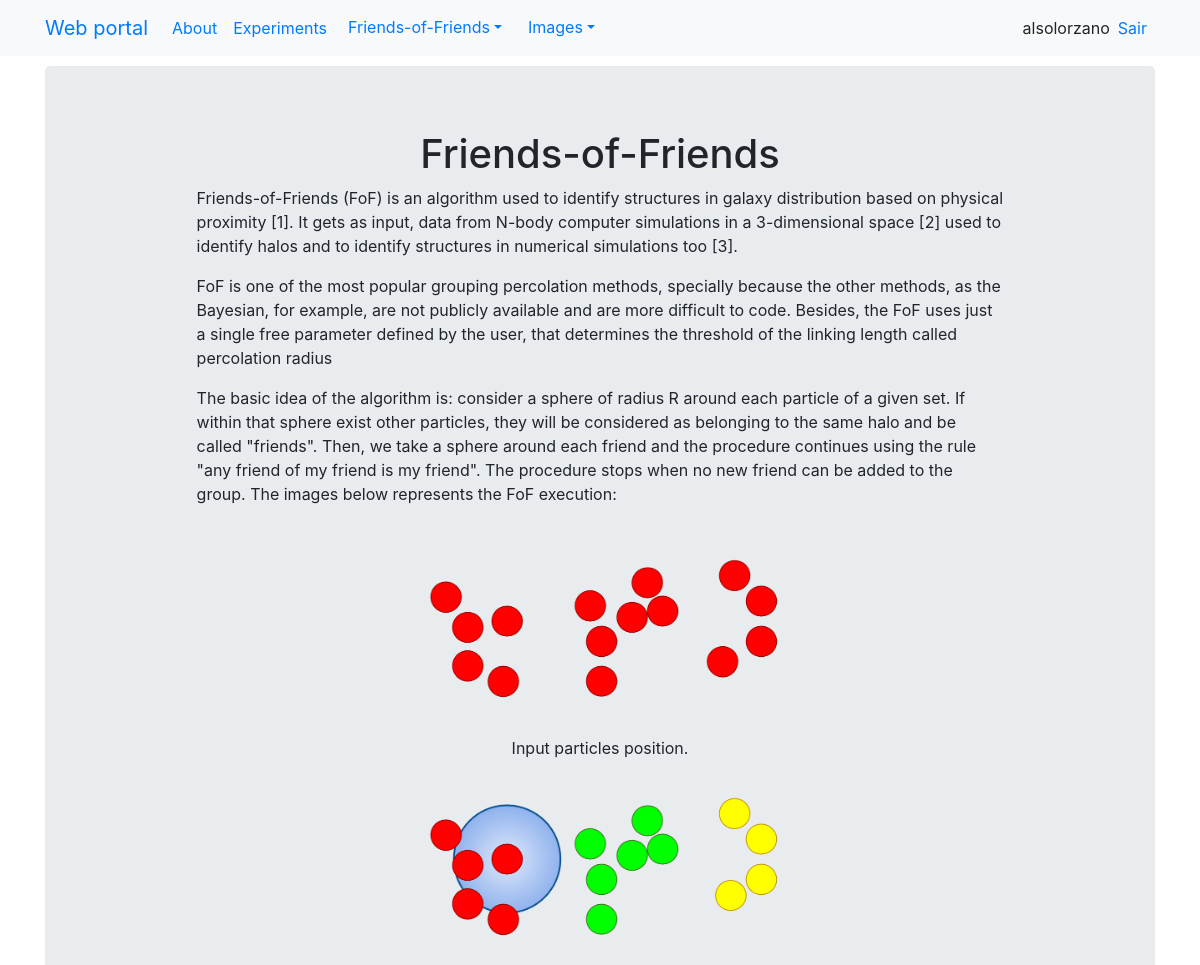
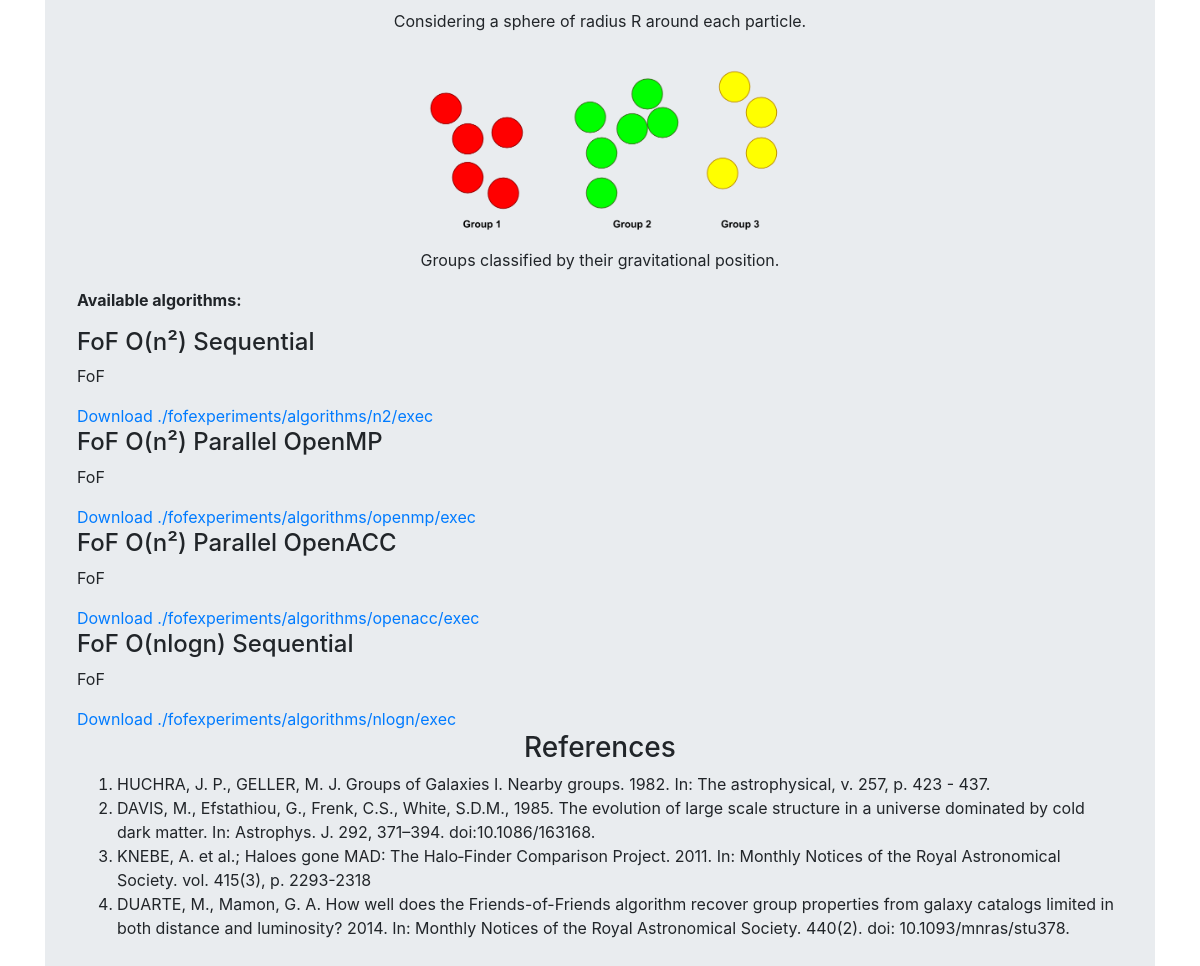
The page /fof/about (signed in) on the database its author committed (2 pictures, top to bottom).
### fof/models.py (models this page shows, shortened)
class FoFAlgorithm(models.Model):
    idFoF = models.AutoField(primary_key=True)
    nameFoF = models.CharField(null=False, blank=False, max_length=100)
    descFoF = models.TextField(null=True, blank=False)
    commandFoF = models.TextField(null=False, blank=False)
    class Meta:
        managed = True
        db_table = 'fof_algorithm'

### fof/views.py (the view)
# urls.py: path('about', about, name="about"),
def about(request):
    query_results = FoFAlgorithm.objects.all()
    return render(request, 'fof/about.html', {"results" : query_results})

### templates/fof/about.html
<!DOCTYPE html>
{%extends "base.html" %}
{% load static %}
{% block jumbotron %}
<div class="jumbotron">
  <h1><center>Friends-of-Friends</center></h1>
    <div style="width:80%;" class="container">
    <p>Friends-of-Friends (FoF) is an algorithm used to identify structures in galaxy distribution based on physical proximity
        [1]. It gets as input, data from N-body computer simulations in a 3-dimensional space [2]
        used to identify halos and to identify structures in numerical simulations too [3].</p>
    <p>
        FoF is one of the most popular grouping percolation methods, specially because the other methods, as the Bayesian, for example,
        are not publicly available and are more difficult to code. Besides, the FoF uses just a single free parameter defined by the
        user, that determines the threshold of the linking length called percolation radius</p>
     <p>
        The basic idea of the algorithm is: consider a sphere of radius R around each particle of a given set. If within that sphere
        exist other particles, they will be considered as belonging to the same halo and be called "friends". Then, we take a sphere
        around each friend and the procedure continues using the rule "any friend of my friend is my friend". The procedure stops when
        no new friend can be added to the group. The images below represents the FoF execution:</p>
        <p>
            <center>
            <img src="{% static '/img/fof1.png' %}" alt="Italian Trulli" align="middle" width="50%"/>
            <figcaption>Input particles position.</figcaption>
            <img src="{% static 'img/fof2.png' %}" alt="Italian Trulli" align="middle" width="50%"/>
            <figcaption>Considering a sphere of radius R around each particle.</figcaption>
            <img src="{% static 'img/fof3.png' %}" alt="Italian Trulli" align="middle" width="50%"/>
            <figcaption>Groups classified by their gravitational position.</figcaption>
            </center>
        </p>
    </div>
    <p><b>Available algorithms:</b></p>
		<div id="postlist">
			<div class="panel">
                {% for alg in results %}
                  <div class="panel-heading">
                        <div class="text-center">
                            <div class="row">
                                <div class="col-sm-9">
                                    <h4 class="pull-left">{{ alg.nameFoF }}</h4>
                                </div>
                            </div>
                        </div>
                    </div>
                    <div class="panel-body">
                        <p>{{ alg.descFoF }}</p>
                        <a href="#"> Download {{ alg.commandFoF }}</a>
                    </div>
                {% endfor %}
        </div>
        </div>
  <h3><center>References</center></h3>
    <ol>
      <li>HUCHRA, J. P., GELLER, M. J. Groups of Galaxies I. Nearby groups. 1982. In: The astrophysical, v. 257, p. 423 - 437.</li>
      <li>DAVIS, M., Efstathiou, G., Frenk, C.S., White, S.D.M., 1985. The evolution of large scale structure in a universe dominated by cold dark matter. In: Astrophys. J. 292, 371–394. doi:10.1086/163168.</li>
      <li>KNEBE, A. et al.; Haloes gone MAD: The Halo‐Finder Comparison Project. 2011. In: Monthly Notices of the Royal Astronomical Society. vol. 415(3), p. 2293-2318</li>
      <li>DUARTE, M., Mamon, G. A. How well does the Friends-of-Friends algorithm recover group properties from galaxy catalogs limited in both distance and luminosity? 2014. In: Monthly Notices of the Royal Astronomical Society. 440(2). doi: 10.1093/mnras/stu378. </li>
    </ol>
</div>
{% endblock %}

### templates/navbar.html (shortened to what this page needs)
<nav class="navbar navbar-expand-lg bg-light">
  <div class="container">
    <div class="navbar-header">
      <a class="navbar-brand" href="{% url 'home' %}">Web portal</a>
    </div>
    <div id="navbar" class="navbar-collapse collapse">
      <ul class="navbar-nav mr-auto">
	  <li class="nav-item">
	  <a class="nav-link" href="{% url 'about' %}">About</a>
	  {% if request.user.is_authenticated %}
	  <li class="nav-item">
	  <a class="nav-link" href="{% url 'experiments' %}">Experiments</a>
		<li class="nav-item">
		  <div class="dropdown">
			<button class="btn btn-link dropdown-toggle" type="button" id="dropdownMenuButton" data-toggle="dropdown" aria-haspopup="true" aria-expanded="false">Friends-of-Friends</button>
		 </div>
	<li class="nav-item">
	  <div class="dropdown">
	    <button class="btn btn-link dropdown-toggle" type="button" id="dropdownMenuButton" data-toggle="dropdown" aria-haspopup="true" aria-expanded="false">Images</button>
	  </div>
	  {% endif %}
      </ul>
      <ul class="navbar-nav ml-auto">
	{% if request.user.is_authenticated %}
	<li class="nav-item mr-sm-2">
	  <a>{{user}}</a>
	<li class="nav-item mr-sm-2">
	  <a href="{% url 'auth_logout' %}">Sair</a>
	{% else %}
	<li class="active mr-sm-2"><a href="{% url 'registration_register' %}">Sign up</a></li>
	{% endif %}
      </ul>
    </div>
  </div>
</nav>

### static/ui/cssold/footer.css (style rules this page uses)
html { position: relative; min-height: 100%; }

### rows shown on the page
FoFAlgorithm: nameFoF "FoF O(n²) Sequential", descFoF "FoF", commandFoF "./fofexperiments/algorithms/n2/exec"
FoFAlgorithm: nameFoF "FoF O(n²) Parallel OpenMP", descFoF "FoF", commandFoF "./fofexperiments/algorithms/openmp/exec"
FoFAlgorithm: nameFoF "FoF O(n²) Parallel OpenACC", descFoF "FoF", commandFoF "./fofexperiments/algorithms/openacc/exec"
FoFAlgorithm: nameFoF "FoF O(nlogn) Sequential", descFoF "FoF", commandFoF "./fofexperiments/algorithms/nlogn/exec"

### other values the page prints
{{ user }} "alsolorzano"
